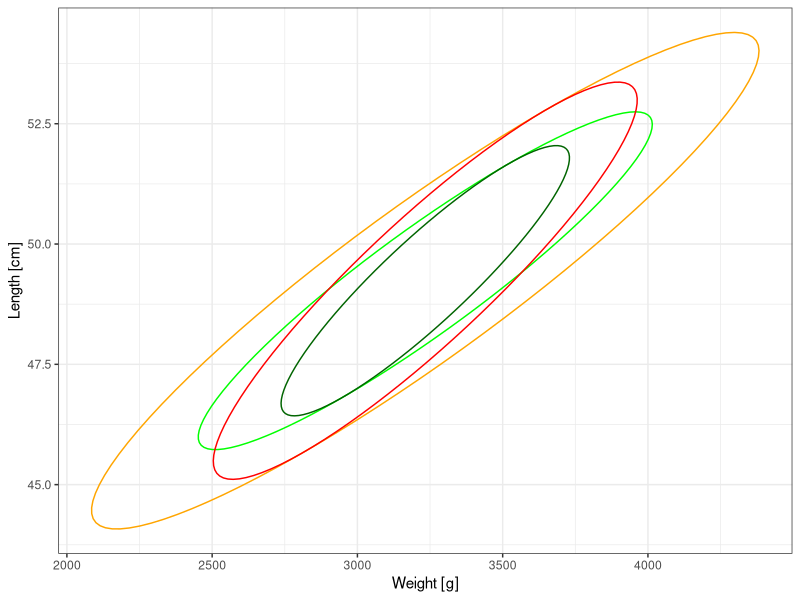
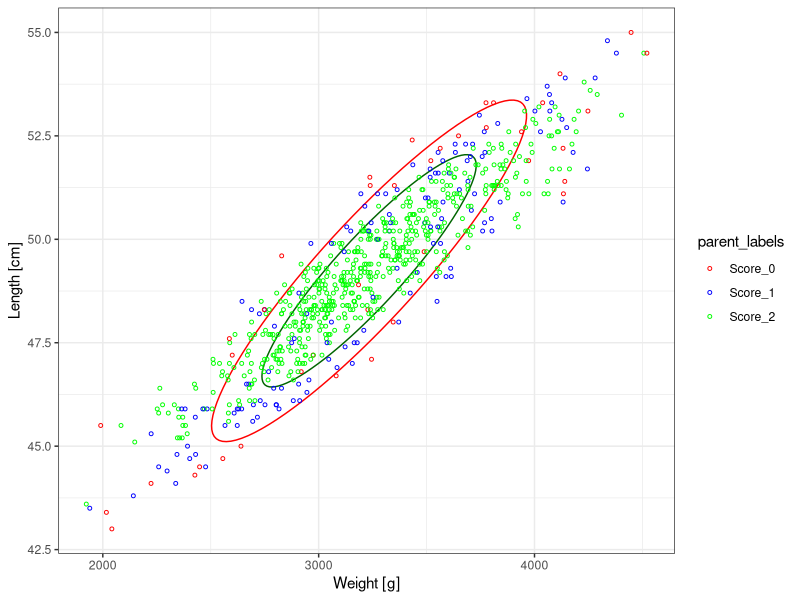
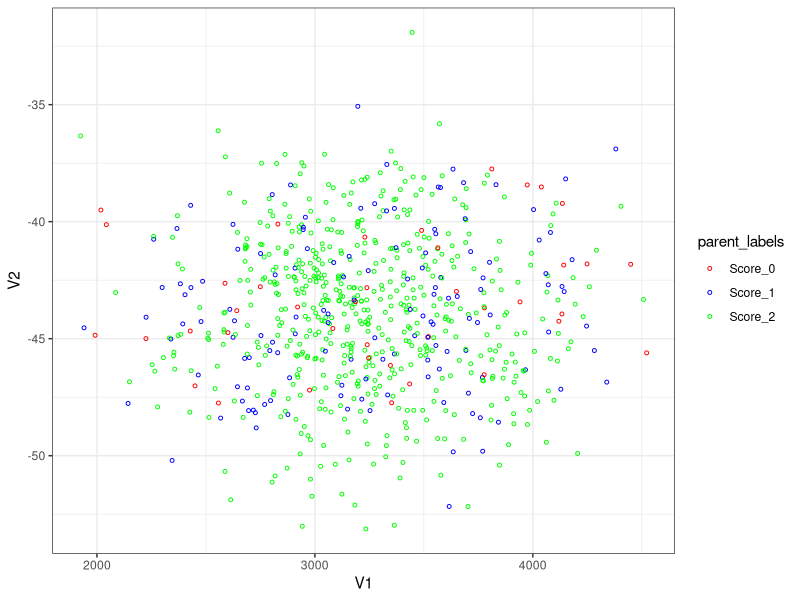
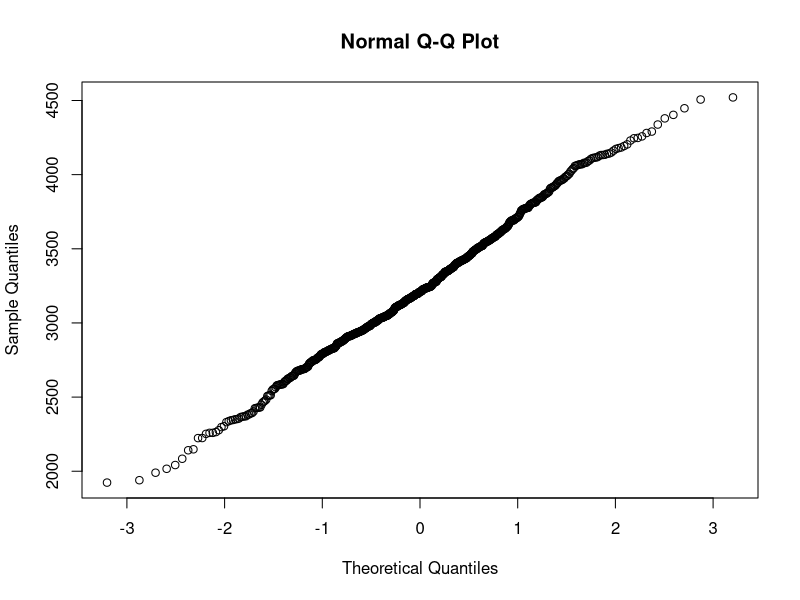
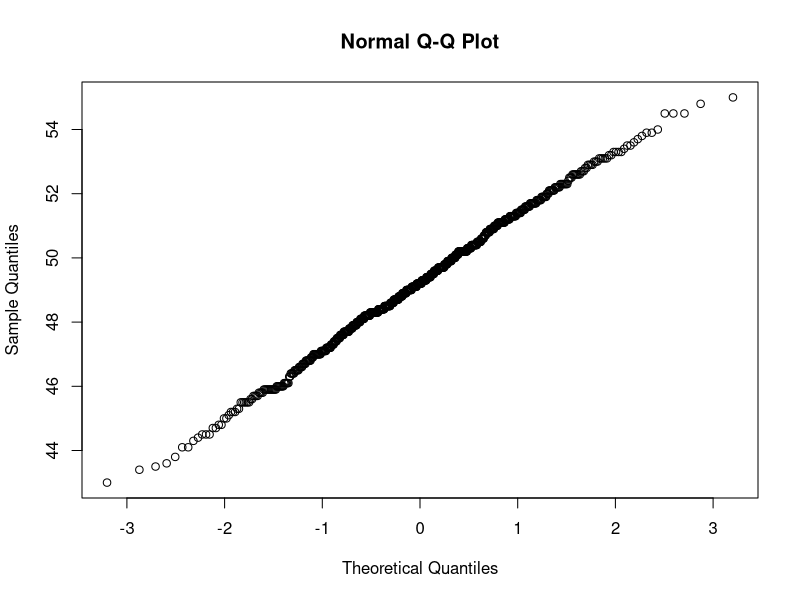
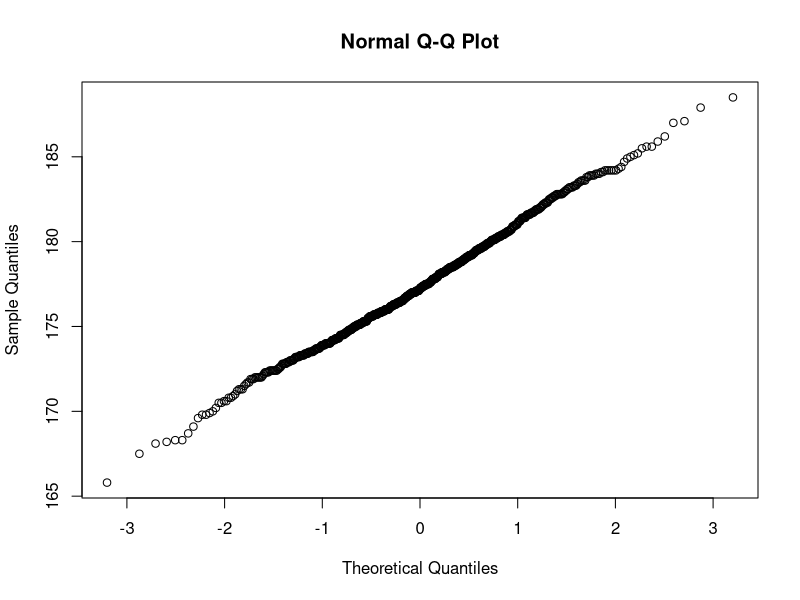
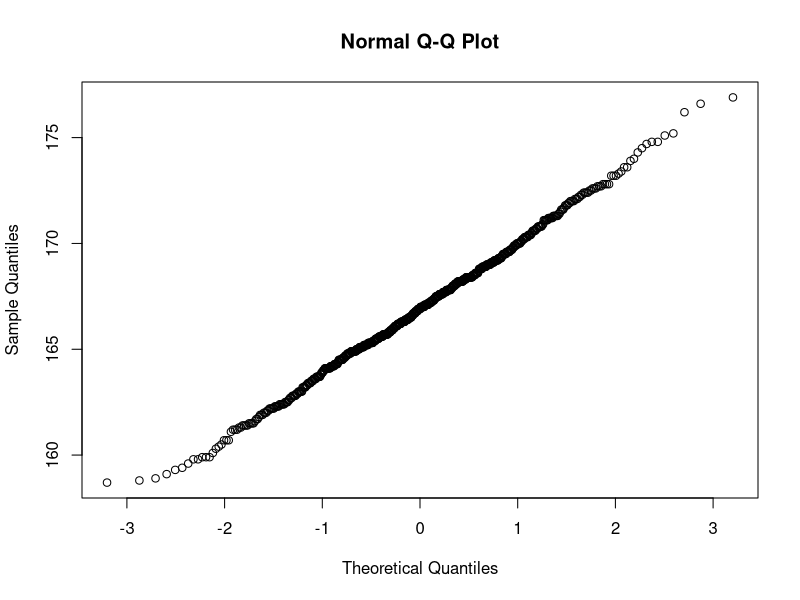
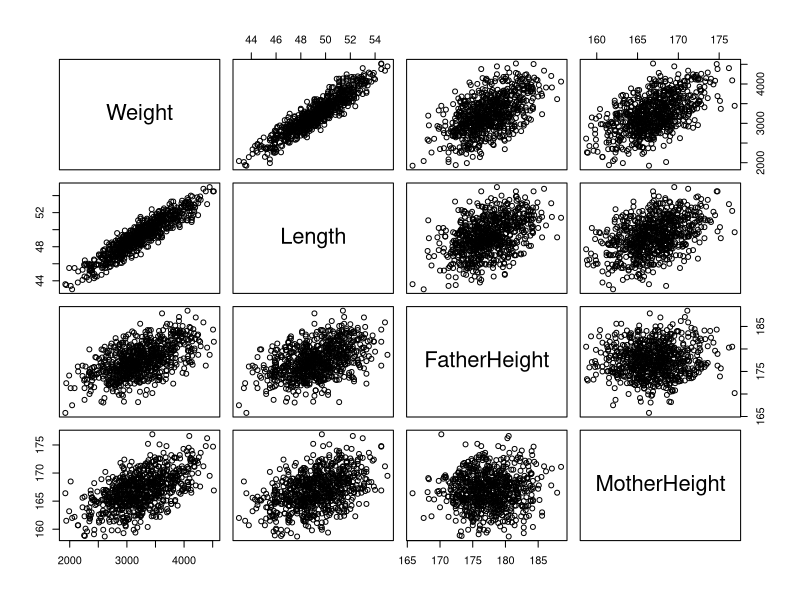

These figures' R source, in order:
set.seed(42)
install.packages("ggplot2")
library(ggplot2)
install.packages("ellipse")
library(ellipse)
install.packages("patchwork")
library(patchwork)
library(knitr)

parent_data <- read.table("List 1/ParentsWeightLength.txt", header=TRUE)
parent_data <- parent_data[,c(3,4,1,2)]

means <- colMeans(parent_data)
kable(round(means, 3))

covariance <- cov(parent_data)
kable(round(covariance, 3))

kable(round(cor(parent_data), 3))

png("List 1/parents_weight_qqplot.png")
qqnorm(parent_data[["Weight"]])
dev.off()

png("List 1/parents_length_qqplot.png")
qqnorm(parent_data[["Length"]])
dev.off()

png("List 1/father_height_qqplot.png")
qqnorm(parent_data[["FatherHeight"]])
dev.off()

png("List 1/mother_height_qqplot.png")
qqnorm(parent_data[["MotherHeight"]])
dev.off()

png("List 1/parents_data.png")
pairs(as.data.frame(parent_data))
dev.off()


# \Sigma_{12} \Sigma{22}^{-1}
kable(round(covariance[c(1, 2), c(3,4)] %*% solve(covariance[c(3, 4), c(3,4)]), 3))

# \Sigma_{11}-\Sigma_{12}\Sigma_{22}^{-1}\Sigma_{21}
conditional_covariance <- covariance[c(1, 2), c(1, 2)] - covariance[c(1, 2), c(3,4)] %*% solve(covariance[c(3, 4), c(3,4)]) %*% covariance[c(3, 4), c(1, 2)]
conditional_covariance

(conditional_covariance - covariance[c(1, 2), c(1, 2)])/covariance[c(1, 2), c(1, 2)]
kable(round(conditional_covariance/covariance[c(1, 2), c(1, 2)], 3))


center_means <- means[c(1, 2)]

generate_ellipse_data <- function(covariance, means, level) {  
  # sigma: covariance matrix, mu: mean vector, level: probability 
  ellipse_data = ellipse(x = covariance, centre = means, level = level)
  ellipse_data = as.data.frame(ellipse_data)
  return(ellipse_data)
}
# plot the elipsoids alone
color_mapping <- c("Score_0" = "red", "Score_1" = "blue", "Score_2" = "green")
ggplot() +
  geom_path(data = generate_ellipse_data(covariance[c(1,2), c(1, 2)], center_means, 0.95), aes(x = Weight, y = Length), color='orange') +
  geom_path(data = generate_ellipse_data(covariance[c(1,2), c(1, 2)], center_means, 0.75), aes(x = Weight, y = Length), color='green') +
  geom_path(data = generate_ellipse_data(conditional_covariance, center_means, 0.95), aes(x = Weight, y = Length), color='red') +
  geom_path(data = generate_ellipse_data(conditional_covariance, center_means, 0.75), aes(x = Weight, y = Length), color='darkgreen') +
  scale_color_manual(values = color_mapping) +
  theme_bw() +
  labs(x = "Weight [g]", y = "Length [cm]")
ggsave("List 1/ellipsoids_comparison.png", width = 6, height = 4, units = "in")

# Classification

centralized_parent_data <- sweep(parent_data[,c(3, 4)], MARGIN=2, means[c(3, 4)], FUN="-")
centralized_parent_data <- as.matrix(centralized_parent_data) %*% t(covariance[c(1, 2), c(3, 4)] %*% solve(covariance[c(3, 4), c(3, 4)]))
centralized_parent_data <- sweep(centralized_parent_data, MARGIN=2, means[c(1, 2)], FUN="+")
centralized_parent_data <- parent_data[,c(1,2)] - centralized_parent_data

parent_c2 <- rowSums((as.matrix(centralized_parent_data) %*% solve(conditional_covariance)) * (centralized_parent_data))

parent_c2_in_outer_ellipse <- parent_c2 <= qchisq(0.95, df=2)
parent_c2_in_inner_ellipse <- parent_c2 <= qchisq(0.75, df=2)
parent_labels <- as.integer(parent_c2_in_outer_ellipse & !parent_c2_in_inner_ellipse) + 2 * as.integer(parent_c2_in_inner_ellipse) +1
labels <- c("Score_0", "Score_1", "Score_2")
parent_labels <- labels[parent_labels]

table(parent_labels)
kable(table(parent_labels))

color_mapping <- c("Score_0" = "red", "Score_1" = "blue", "Score_2" = "green")
ggplot() +
  geom_path(data = generate_ellipse_data(conditional_covariance, center_means, 0.95), aes(x = Weight, y = Length), color='red') +
  geom_path(data = generate_ellipse_data(conditional_covariance, center_means, 0.75), aes(x = Weight, y = Length), color='darkgreen') +
  geom_point(data = parent_data[,c(1, 2)], aes(x = Weight, y = Length, color=parent_labels), size = 1, shape = 21) +
  scale_color_manual(values = color_mapping) +
  theme_bw() +
  labs(x = "Weight [g]", y = "Length [cm]")
ggsave("List 1/parents_classified.png", width = 6, height = 4, units = "in")

# elipsoids for given parent heights
elipsoids_plot <- ggplot() +
  theme_bw() +
  labs(x = "Weight [g]", y = "Length [cm]")
for (i in 0:20) {
  elipsoids_plot <- elipsoids_plot + geom_path(data = generate_ellipse_data(conditional_covariance, center_means, 0.05*i), aes(x = Weight, y = Length), color='black') 
}
ggsave("List 1/ellipsoids_conditional.png", width = 6, height = 4, units = "in")


# Spectral decomposition

decomposition <- eigen(covariance)
decomposition
kable(decomposition$values)
kable(decomposition$vectors)

reconstructed_matrix <- matrix(0, nrow=4, ncol=4)
for (i in 1:4) {
  partial_matrix <- decomposition$values[i] * decomposition$vectors[,i] %*% t(decomposition$vectors[,i])
  print(kable(partial_matrix))
  reconstructed_matrix <- reconstructed_matrix + partial_matrix
}

print(kable(reconstructed_matrix))
print(covariance - reconstructed_matrix)
print(round(covariance - reconstructed_matrix, 9))

# Transform to the eigenvector space

parent_data_ptransformed <- as.data.frame(as.matrix(parent_data) %*% decomposition$vectors)
parent_data_ptransformed

ggplot() +
  geom_point(data = parent_data_ptransformed, aes(x = V1, y = V2, color=parent_labels), size = 1, shape = 21) +
  scale_color_manual(values = color_mapping) +
  theme_bw()
ggsave("List 1/deentanlged_parent.png", width = 6, height = 4, units = "in")
